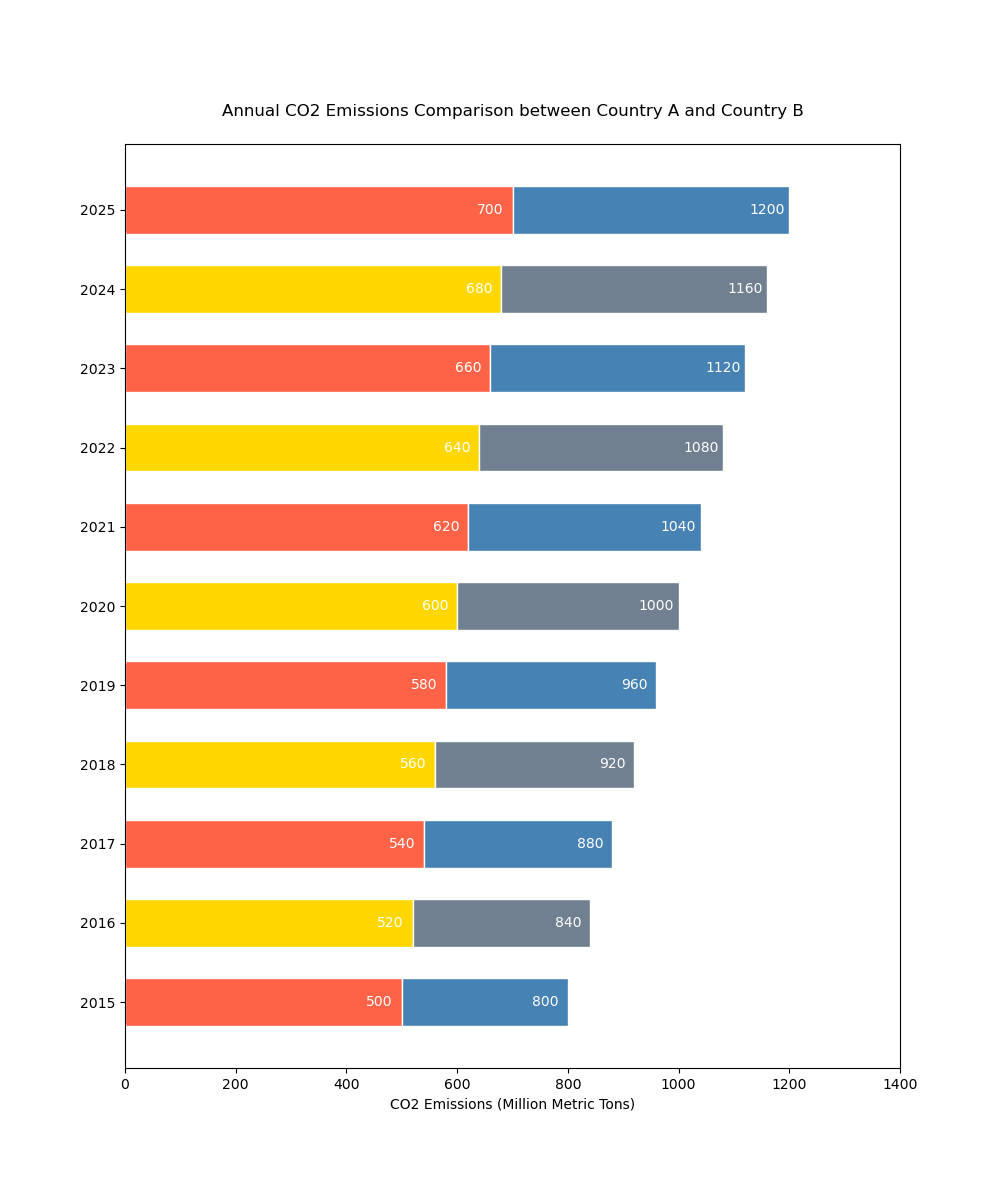

Recreate this plot in Python.

import matplotlib.pyplot as plt

# Data
years = ['2015', '2016', '2017', '2018', '2019', '2020', '2021', '2022', '2023', '2024', '2025']
country_a_co2 = [500, 520, 540, 560, 580, 600, 620, 640, 660, 680, 700]
country_b_co2 = [300, 320, 340, 360, 380, 400, 420, 440, 460, 480, 500]

# Colors
colors_a = ['#FF6347', '#FFD700', '#FF6347', '#FFD700', '#FF6347', '#FFD700', '#FF6347', '#FFD700', '#FF6347', '#FFD700', '#FF6347']
colors_b = ['#4682B4', '#708090', '#4682B4', '#708090', '#4682B4', '#708090', '#4682B4', '#708090', '#4682B4', '#708090', '#4682B4']

# Plot
fig, ax = plt.subplots(figsize=(10, 12))  # Change width and height of the chart

bar_height = 0.6  # Change band height for bars

# Creating a horizontal stacked bar chart
bars_a = plt.barh(years, country_a_co2, color=colors_a, edgecolor='white', height=bar_height)
bars_b = plt.barh(years, country_b_co2, left=country_a_co2, color=colors_b, edgecolor='white', height=bar_height)

# Adding labels and title
plt.xlabel('CO2 Emissions (Million Metric Tons)')
plt.title('Annual CO2 Emissions Comparison between Country A and Country B', pad=20)

# Adding numerical labels
for bar in bars_a:
    width = bar.get_width()
    plt.text(width - 40, bar.get_y() + bar.get_height() / 2, f'{int(width)}', ha='center', va='center', color='white')
for bar in bars_b:
    width = bar.get_width() + bar.get_x()
    plt.text(width - 40, bar.get_y() + bar.get_height() / 2, f'{int(width)}', ha='center', va='center', color='white')

# Customizing the axes
plt.xlim(0, 1400)  # Adjust the x-axis limit to accommodate the stack

# Display the plot
plt.show()
